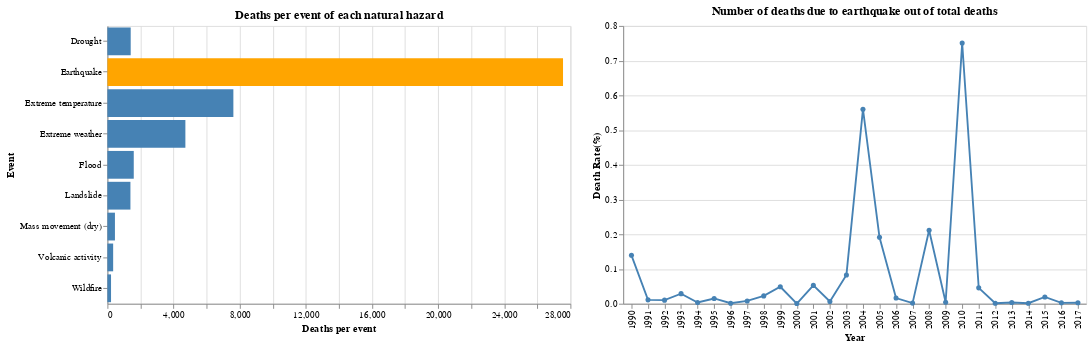

Source (notebook cell):
### Code cell
alt.hconcat(disasters_hist,dr_plot)

### Figure 1 — Vega-Lite specification as saved in the notebook (floating-point values rounded to 4 significant figures)
{"$schema": "https://vega.github.io/schema/vega-lite/v3.4.0.json", "config": {"mark": {"tooltip": null}, "view": {"height": 300, "width": 400}}, "datasets": {"data-0691412104040ab16a24ad5ac8527339": [{"Entity": "Drought", "death_per_event": 1408}, {"Entity": "Earthquake", "death_per_event": 27553}, {"Entity": "Extreme temperature", "death_per_event": 7617}, {"Entity": "Extreme weather", "death_per_event": 4715}, {"Entity": "Flood", "death_per_event": 1593}, {"Entity": "Landslide", "death_per_event": 1392}, {"Entity": "Mass movement (dry)", "death_per_event": 455}, {"Entity": "Volcanic activity", "death_per_event": 347}, {"Entity": "Wildfire", "death_per_event": 219}], "data-73c406fe81df85a17599c9536a23c9b6": [{"Death Rate": 0.1394, "Death_earthquake": 52945, "Death_total": 37980000.0, "Year": 1990}, {"Death Rate": 0.0111, "Death_earthquake": 4262, "Death_total": 38480000.0, "Year": 1991}, {"Death Rate": 0.0103, "Death_earthquake": 3987, "Death_total": 38700000.0, "Year": 1992}, {"Death Rate": 0.029, "Death_earthquake": 11300, "Death_total": 38960000.0, "Year": 1993}, {"Death Rate": 0.0037, "Death_earthquake": 1447, "Death_total": 39590000.0, "Year": 1994}, {"Death Rate": 0.0151, "Death_earthquake": 5948, "Death_total": 39370000.0, "Year": 1995}, {"Death Rate": 0.0014, "Death_earthquake": 568, "Death_total": 39450000.0, "Year": 1996}, {"Death Rate": 0.0081, "Death_earthquake": 3216, "Death_total": 39800000.0, "Year": 1997}, {"Death Rate": 0.0226, "Death_earthquake": 9057, "Death_total": 40060000.0, "Year": 1998}, {"Death Rate": 0.0489, "Death_earthquake": 19657, "Death_total": 40220000.0, "Year": 1999}, {"Death Rate": 0.0005, "Death_earthquake": 219, "Death_total": 40320000.0, "Year": 2000}, {"Death Rate": 0.0528, "Death_earthquake": 21286, "Death_total": 40350000.0, "Year": 2001}, {"Death Rate": 0.0066, "Death_earthquake": 2682, "Death_total": 40540000.0, "Year": 2002}, {"Death Rate": 0.0829, "Death_earthquake": 33813, "Death_total": 40770000.0, "Year": 2003}, {"Death Rate": 0.5603, "Death_earthquake": 228789, "Death_total": 40840000.0, "Year": 2004}, {"Death Rate": 0.1913, "Death_earthquake": 78205, "Death_total": 40870000.0, "Year": 2005}, {"Death Rate": 0.0164, "Death_earthquake": 6674, "Death_total": 40720000.0, "Year": 2006}, {"Death Rate": 0.0018, "Death_earthquake": 719, "Death_total": 40910000.0, "Year": 2007}, {"Death Rate": 0.2117, "Death_earthquake": 88051, "Death_total": 41590000.0, "Year": 2008}, {"Death Rate": 0.0043, "Death_earthquake": 1785, "Death_total": 41820000.0, "Year": 2009}, {"Death Rate": 0.7507, "Death_earthquake": 319319, "Death_total": 42530000.0, "Year": 2010}, {"Death Rate": 0.0457, "Death_earthquake": 19546, "Death_total": 42800000.0, "Year": 2011}, {"Death Rate": 0.0015, "Death_earthquake": 651, "Death_total": 43090000.0, "Year": 2012}, {"Death Rate": 0.0036, "Death_earthquake": 1541, "Death_total": 43300000.0, "Year": 2013}, {"Death Rate": 0.0015, "Death_earthquake": 662, "Death_total": 43920000.0, "Year": 2014}, {"Death Rate": 0.0196, "Death_earthquake": 8780, "Death_total": 44840000.0, "Year": 2015}, {"Death Rate": 0.0026, "Death_earthquake": 1189, "Death_total": 45540000.0, "Year": 2016}, {"Death Rate": 0.0027, "Death_earthquake": 1222, "Death_total": 45970000.0, "Year": 2017}]}, "hconcat": [{"data": {"name": "data-0691412104040ab16a24ad5ac8527339"}, "encoding": {"color": {"condition": {"test": "(datum.Entity === 'Earthquake')", "value": "orange"}, "value": "steelblue"}, "tooltip": [{"field": "death_per_event", "title": "Deaths per Event", "type": "quantitative"}], "x": {"field": "death_per_event", "title": "Deaths per event", "type": "quantitative"}, "y": {"field": "Entity", "title": "Event", "type": "nominal"}}, "height": 300, "mark": "bar", "title": "Deaths per event of each natural hazard", "width": 500}, {"data": {"name": "data-73c406fe81df85a17599c9536a23c9b6"}, "encoding": {"color": {"condition": {"selection": "selector008", "value": "steelblue"}, "value": "lightgray"}, "tooltip": [{"field": "Death Rate", "type": "quantitative"}, {"field": "Year", "type": "quantitative"}], "x": {"field": "Year", "type": "ordinal"}, "y": {"field": "Death Rate", "title": "Death Rate(%)", "type": "quantitative"}}, "height": 300, "mark": {"point": true, "type": "line"}, "selection": {"selector008": {"type": "single"}}, "title": "Number of deaths due to earthquake out of total deaths", "width": 500}]}
